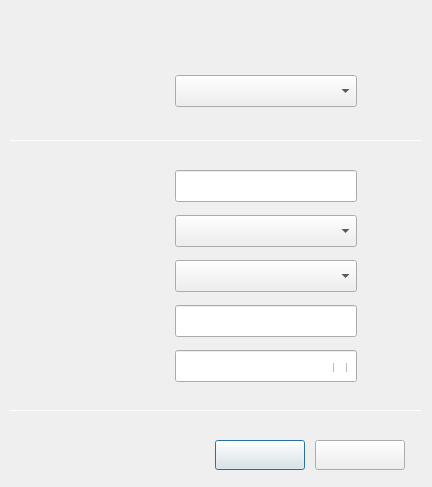
<?xml version="1.0" encoding="UTF-8"?>
<ui version="4.0">
 <class>DlgHideWifiEapPwd</class>
 <widget class="QDialog" name="DlgHideWifiEapPwd">
  <property name="geometry">
   <rect>
    <x>0</x>
    <y>0</y>
    <width>432</width>
    <height>487</height>
   </rect>
  </property>
  <property name="windowTitle">
   <string>Connect to Hidden Wi-Fi Network</string>
  </property>
  <widget class="QCheckBox" name="checkBox">
   <property name="geometry">
    <rect>
     <x>333</x>
     <y>363</y>
     <width>18</width>
     <height>9</height>
    </rect>
   </property>
   <property name="font">
    <font>
     <pointsize>10</pointsize>
    </font>
   </property>
   <property name="text">
    <string/>
   </property>
  </widget>
  <widget class="QPushButton" name="btnCancel">
   <property name="geometry">
    <rect>
     <x>215</x>
     <y>440</y>
     <width>90</width>
     <height>30</height>
    </rect>
   </property>
   <property name="font">
    <font>
     <pointsize>10</pointsize>
    </font>
   </property>
   <property name="text">
    <string/>
   </property>
  </widget>
  <widget class="QLabel" name="lbBoder">
   <property name="geometry">
    <rect>
     <x>0</x>
     <y>0</y>
     <width>432</width>
     <height>487</height>
    </rect>
   </property>
   <property name="text">
    <string/>
   </property>
  </widget>
  <widget class="QLabel" name="lbLeftupTitle">
   <property name="geometry">
    <rect>
     <x>30</x>
     <y>30</y>
     <width>140</width>
     <height>22</height>
    </rect>
   </property>
   <property name="text">
    <string/>
   </property>
  </widget>
  <widget class="QLineEdit" name="leNetName">
   <property name="geometry">
    <rect>
     <x>175</x>
     <y>170</y>
     <width>182</width>
     <height>32</height>
    </rect>
   </property>
   <property name="font">
    <font>
     <pointsize>10</pointsize>
    </font>
   </property>
  </widget>
  <widget class="QLabel" name="lbAuth">
   <property name="geometry">
    <rect>
     <x>76</x>
     <y>266</y>
     <width>90</width>
     <height>20</height>
    </rect>
   </property>
   <property name="font">
    <font>
     <pointsize>10</pointsize>
    </font>
   </property>
   <property name="text">
    <string/>
   </property>
  </widget>
  <widget class="QLabel" name="lbUserName">
   <property name="geometry">
    <rect>
     <x>76</x>
     <y>311</y>
     <width>90</width>
     <height>20</height>
    </rect>
   </property>
   <property name="font">
    <font>
     <pointsize>10</pointsize>
    </font>
   </property>
   <property name="text">
    <string/>
   </property>
  </widget>
  <widget class="QLabel" name="lbConn">
   <property name="geometry">
    <rect>
     <x>76</x>
     <y>80</y>
     <width>90</width>
     <height>20</height>
    </rect>
   </property>
   <property name="font">
    <font>
     <pointsize>10</pointsize>
    </font>
   </property>
   <property name="text">
    <string/>
   </property>
  </widget>
  <widget class="QComboBox" name="cbxConn">
   <property name="geometry">
    <rect>
     <x>175</x>
     <y>75</y>
     <width>182</width>
     <height>32</height>
    </rect>
   </property>
   <property name="font">
    <font>
     <pointsize>10</pointsize>
    </font>
   </property>
   <property name="styleSheet">
    <string notr="true"/>
   </property>
  </widget>
  <widget class="QPushButton" name="btnConnect">
   <property name="geometry">
    <rect>
     <x>315</x>
     <y>440</y>
     <width>90</width>
     <height>30</height>
    </rect>
   </property>
   <property name="font">
    <font>
     <pointsize>10</pointsize>
    </font>
   </property>
   <property name="text">
    <string/>
   </property>
  </widget>
  <widget class="QComboBox" name="cbxSecurity">
   <property name="geometry">
    <rect>
     <x>175</x>
     <y>215</y>
     <width>182</width>
     <height>32</height>
    </rect>
   </property>
   <property name="font">
    <font>
     <pointsize>10</pointsize>
    </font>
   </property>
   <property name="styleSheet">
    <string notr="true"/>
   </property>
  </widget>
  <widget class="QLineEdit" name="leUserName">
   <property name="geometry">
    <rect>
     <x>175</x>
     <y>305</y>
     <width>182</width>
     <height>32</height>
    </rect>
   </property>
   <property name="font">
    <font>
     <pointsize>10</pointsize>
    </font>
   </property>
  </widget>
  <widget class="QLineEdit" name="lePassword">
   <property name="geometry">
    <rect>
     <x>175</x>
     <y>350</y>
     <width>182</width>
     <height>32</height>
    </rect>
   </property>
   <property name="font">
    <font>
     <pointsize>10</pointsize>
    </font>
   </property>
   <property name="echoMode">
    <enum>QLineEdit::Password</enum>
   </property>
  </widget>
  <widget class="QLabel" name="lbNetName">
   <property name="geometry">
    <rect>
     <x>76</x>
     <y>176</y>
     <width>90</width>
     <height>20</height>
    </rect>
   </property>
   <property name="font">
    <font>
     <pointsize>10</pointsize>
    </font>
   </property>
   <property name="text">
    <string/>
   </property>
  </widget>
  <widget class="QLabel" name="lbSecurity">
   <property name="geometry">
    <rect>
     <x>76</x>
     <y>221</y>
     <width>90</width>
     <height>20</height>
    </rect>
   </property>
   <property name="font">
    <font>
     <pointsize>10</pointsize>
    </font>
   </property>
   <property name="text">
    <string/>
   </property>
  </widget>
  <widget class="QLabel" name="lbPassword">
   <property name="geometry">
    <rect>
     <x>76</x>
     <y>356</y>
     <width>90</width>
     <height>20</height>
    </rect>
   </property>
   <property name="font">
    <font>
     <pointsize>10</pointsize>
    </font>
   </property>
   <property name="text">
    <string/>
   </property>
  </widget>
  <widget class="QComboBox" name="cbxAuth">
   <property name="geometry">
    <rect>
     <x>175</x>
     <y>260</y>
     <width>182</width>
     <height>32</height>
    </rect>
   </property>
   <property name="font">
    <font>
     <pointsize>10</pointsize>
    </font>
   </property>
   <property name="styleSheet">
    <string notr="true"/>
   </property>
  </widget>
  <widget class="Line" name="lineUp">
   <property name="geometry">
    <rect>
     <x>10</x>
     <y>140</y>
     <width>412</width>
     <height>1</height>
    </rect>
   </property>
   <property name="orientation">
    <enum>Qt::Horizontal</enum>
   </property>
  </widget>
  <widget class="Line" name="lineDown">
   <property name="geometry">
    <rect>
     <x>10</x>
     <y>410</y>
     <width>412</width>
     <height>1</height>
    </rect>
   </property>
   <property name="orientation">
    <enum>Qt::Horizontal</enum>
   </property>
  </widget>
  <zorder>lbBoder</zorder>
  <zorder>btnCancel</zorder>
  <zorder>leNetName</zorder>
  <zorder>lbAuth</zorder>
  <zorder>lbUserName</zorder>
  <zorder>lbConn</zorder>
  <zorder>cbxConn</zorder>
  <zorder>btnConnect</zorder>
  <zorder>cbxSecurity</zorder>
  <zorder>leUserName</zorder>
  <zorder>lePassword</zorder>
  <zorder>lbNetName</zorder>
  <zorder>lbSecurity</zorder>
  <zorder>lbPassword</zorder>
  <zorder>cbxAuth</zorder>
  <zorder>lbLeftupTitle</zorder>
  <zorder>lineUp</zorder>
  <zorder>lineDown</zorder>
  <zorder>checkBox</zorder>
 </widget>
 <resources/>
 <connections/>
</ui>
